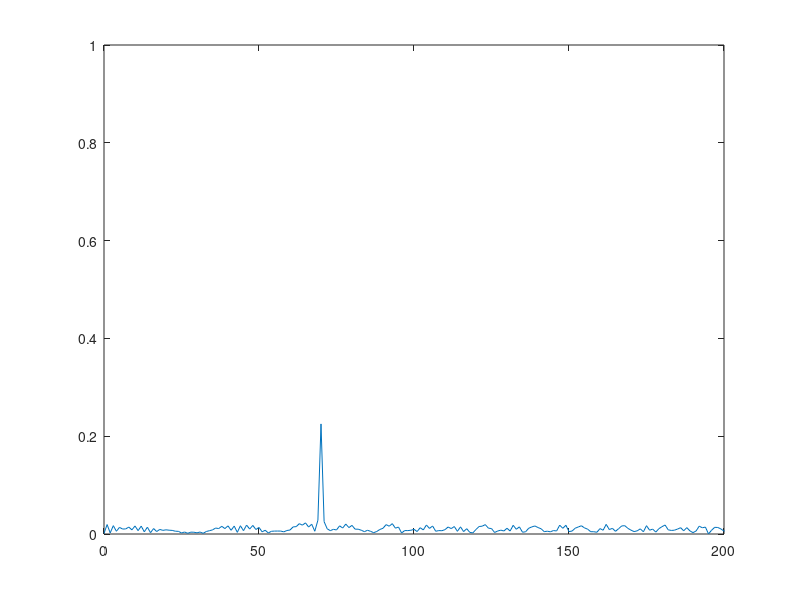
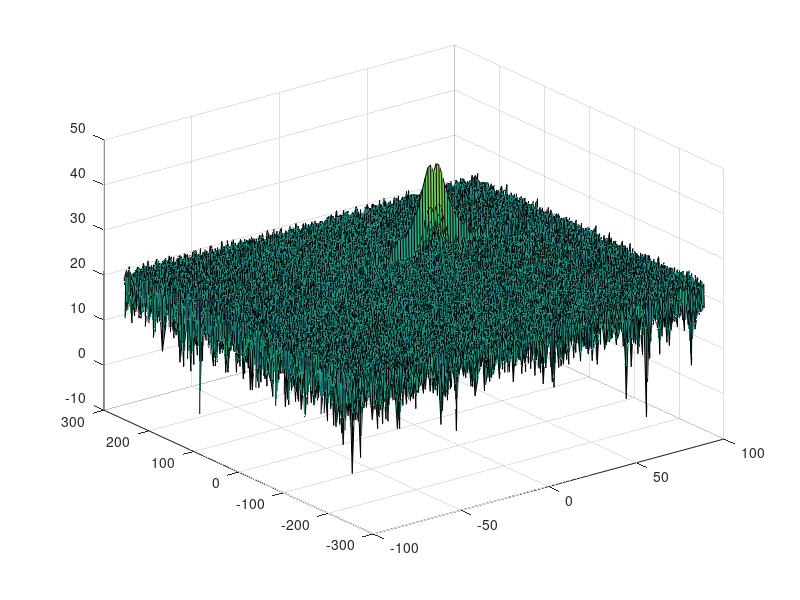

The MATLAB script that drew these images, in order: (Note: this script raises an error after producing the figures.)
clear all
clc;

%% Radar Specifications 
%%%%%%%%%%%%%%%%%%%%%%%%%%%
% Frequency of operation = 77GHz
% Max Range = 200m
% Range Resolution = 1 m
% Max Velocity = 100 m/s
%%%%%%%%%%%%%%%%%%%%%%%%%%%

%speed of light = 3e8
%% User Defined Range and Velocity of target
% *%TODO* :
% define the target's initial position and velocity. Note : Velocity
% remains contant
 InitialRange = 70;
 Velocity = 30;
%% FMCW Waveform Generation

% *%TODO* :
%Design the FMCW waveform by giving the specs of each of its parameters.
% Calculate the Bandwidth (B), Chirp Time (Tchirp) and Slope (slope) of the FMCW
% chirp using the requirements above.
c = 3*10^8;
MaxRange = 200;
RangeResolution = 1;
MaxVelocity = 100;

B = c/2*RangeResolution;
Tchirp = 5.5*2*MaxRange/c;
Slope = B/Tchirp;

%Operating carrier frequency of Radar 
fc= 77e9;             %carrier freq

%The number of chirps in one sequence. Its ideal to have 2^ value for the ease of running the FFT
%for Doppler Estimation. 
Nd=128;                   % #of doppler cells OR #of sent periods % number of chirps

%The number of samples on each chirp. 
Nr=1024;                  %for length of time OR # of range cells

% Timestamp for running the displacement scenario for every sample on each
% chirp
t=linspace(0,Nd*Tchirp,Nr*Nd); %total time for samples


%Creating the vectors for Tx, Rx and Mix based on the total samples input.
Tx=zeros(1,length(t)); %transmitted signal
Rx=zeros(1,length(t)); %received signal
Mix = zeros(1,length(t)); %beat signal

%Similar vectors for range_covered and time delay.
r_t=zeros(1,length(t));
td=zeros(1,length(t));


%% Signal generation and Moving Target simulation
% Running the radar scenario over the time. 

for i=1:length(t)         

    % *%TODO* :
    %For each time stamp update the Range of the Target for constant velocity. 
    r_t(i) = InitialRange + Velocity*t(i);
    td(i) = 2 * r_t(i)/c;
    % *%TODO* :
    %For each time sample we need update the transmitted and
    %received signal. 
    Tx(i) = cos(2*pi*(fc*t(i) + 0.5*Slope*t(i)^2));
    Rx(i) = cos(2*pi*(fc*(t(i)-td(i)) + 0.5*Slope*(t(i)-td(i))^2));
    
    % *%TODO* :
    %Now by mixing the Transmit and Receive generate the beat signal
    %This is done by element wise matrix multiplication of Transmit and
    %Receiver Signal
    Mix(i) = Tx(i)*Rx(i);
    
end

%% RANGE MEASUREMENT


 % *%TODO* :
%reshape the vector into Nr*Nd array. Nr and Nd here would also define the size of
%Range and Doppler FFT respectively.
Mix = reshape(Mix, [Nr, Nd]);

 % *%TODO* :
%run the FFT on the beat signal along the range bins dimension (Nr) and
%normalize.
SignalFFT = fft(Mix, Nr);
L = Tchirp * B;
 % *%TODO* :
% Take the absolute value of FFT output
SignalFFT = abs(SignalFFT/L);
 % *%TODO* :
% Output of FFT is double sided signal, but we are interested in only one side of the spectrum.
% Hence we throw out half of the samples.
SignalFFT = SignalFFT(1:L/2+1);

%plotting the range
 % *%TODO* :
f = B*(0:(L/2))/L;
R = (c*Tchirp*f)/(2*B);
figure('Name','Range from First FFT')
plot(R,SignalFFT)
 
axis ([0 200 0 1]);
%% RANGE DOPPLER RESPONSE
% The 2D FFT implementation is already provided here. This will run a 2DFFT
% on the mixed signal (beat signal) output and generate a range doppler
% map.You will implement CFAR on the generated RDM


% Range Doppler Map Generation.

% The output of the 2D FFT is an image that has reponse in the range and
% doppler FFT bins. So, it is important to convert the axis from bin sizes
% to range and doppler based on their Max values.

Mix=reshape(Mix,[Nr,Nd]);

% 2D FFT using the FFT size for both dimensions.
sig_fft2 = fft2(Mix,Nr,Nd);

% Taking just one side of signal from Range dimension.
sig_fft2 = sig_fft2(1:Nr/2,1:Nd);
sig_fft2 = fftshift (sig_fft2);
RDM = abs(sig_fft2);
RDM = 10*log10(RDM) ;

%use the surf function to plot the output of 2DFFT and to show axis in both
%dimensions
doppler_axis = linspace(-100,100,Nd);
range_axis = linspace(-200,200,Nr/2)*((Nr/2)/400);
figure,surf(doppler_axis,range_axis,RDM);

%% CFAR implementation

%Slide Window through the complete Range Doppler Map

% *%TODO* :
%Select the number of Training Cells in both the dimensions.
Tr = 12;
Td = 6;

% *%TODO* :
%Select the number of Guard Cells in both dimensions around the Cell under 
%test (CUT) for accurate estimation
Gr = 6;
Gd = 3;

% *%TODO* :
% offset the threshold by SNR value in dB
offset = 10;

% *%TODO* :
%Create a vector to store noise_level for each iteration on training cells
noise_level = zeros(1,1);


% *%TODO* :
%design a loop such that it slides the CUT across range doppler map by
%giving margins at the edges for Training and Guard Cells.
%For every iteration sum the signal level within all the training
%cells. To sum convert the value from logarithmic to linear using db2pow
%function. Average the summed values for all of the training
%cells used. After averaging convert it back to logarithimic using pow2db.
%Further add the offset to it to determine the threshold. Next, compare the
%signal under CUT with this threshold. If the CUT level > threshold assign
%it a value of 1, else equate it to 0.
num_cells = (2*Tr+2*Gr+1)*(2*Td+2*Gd+1) - (2*Gr+1)*(2*Gd+1);
signal_cfar = zeros(Nr/2,Nd);
for i = 1:(Nr/2 - (2*Gr+2*Tr))
    for j = 1:(Nd - (2*Gd+2*Td))
        % Use RDM[x,y] as the matrix from the output of 2D FFT for implementing
        % CFAR
        s1 = sum(db2pow(RDM(i:i+2*Tr+2*Gr, j:j+2*Td+2*Gd)),'all');
        s2 = sum(db2pow(RDM(i+Tr:i+Tr+2*Gr, j+Td:j+Td+2*Gd)),'all');
        noise_level = s1 - s2;
        threshold = noise_level/num_cells;
        threshold = pow2db(threshold) + offset;
        signal = RDM(i+Tr+Gr, j+Td+Gd);
        if (signal >= threshold)
            signal_cfar(i+Tr+Gr,j+Td+Gd) = 1;
        else
            signal_cfar(i+Tr+Gr,j+Td+Gd) = 0;
        end
    end
end


% *%TODO* :
% The process above will generate a thresholded block, which is smaller 
%than the Range Doppler Map as the CUT cannot be located at the edges of
%matrix. Hence,few cells will not be thresholded. To keep the map size same
% set those values to 0. 
 








% *%TODO* :
%display the CFAR output using the Surf function like we did for Range
%Doppler Response output.
figure,surf(doppler_axis,range_axis,signal_cfar);
colorbar;


 
 